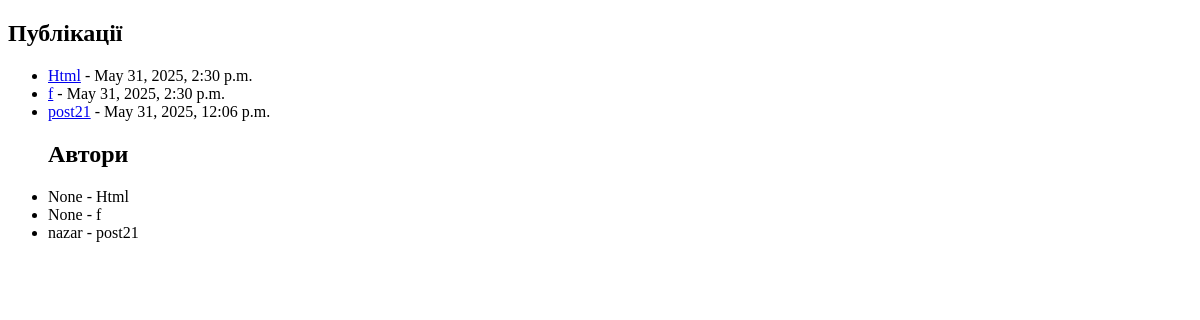
Page /post/ on the earlier database version.
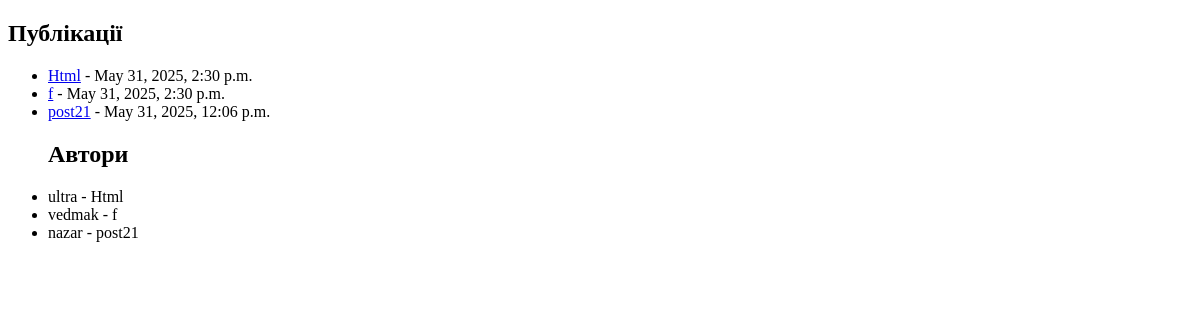
Same page on the later database version.
### blog/models.py (models this page shows, shortened)
class Blog(models.Model):
    title = models.CharField(max_length=150)
    content = models.TextField()
    published_date = models.DateTimeField(auto_now_add=True)
    author = models.ForeignKey('Author', on_delete=models.CASCADE, null=True, blank=True)

class Author(models.Model):
    name = models.CharField(max_length=100)
    bio = models.TextField()
    def __str__(self):
        return self.name

### blog/views.py (the view)
# urls.py: path("", blog_views.post_list, name='posts_list'),
def post_list(request):
    post = Blog.objects.all()
    context = {
        'posts_list': post,
    }
    return render(
        request,
        'blog/post_list.html',
        context=context,
    )

### templates/blog/post_list.html (shortened to what this page needs)
<!DOCTYPE html>
<html lang="en">
<head>
</head>
<body>
    <h2>
        Публікації
    </h2>
    <ul>
        {% for post in posts_list %}
            <li>
                <a href="{% url 'page_post' post.id %}">{{ post.title }}</a> - {{ post.published_date }}
            </li>
        {% endfor %}
        <h2>Автори</h2>
        {% for post in posts_list %}
            <li>
                {{ post.author }} - {{post.title}}
            </li>
        {% endfor %}
    </ul>
</body>
</html>

Differences in the rows shown:
changed Blog "Html": author "None" → "ultra"
changed Blog: author "None" → "vedmak"
